Frame 1 (no input): blank canvas, image omitted
Frame 60 (no input): blank canvas, image omitted
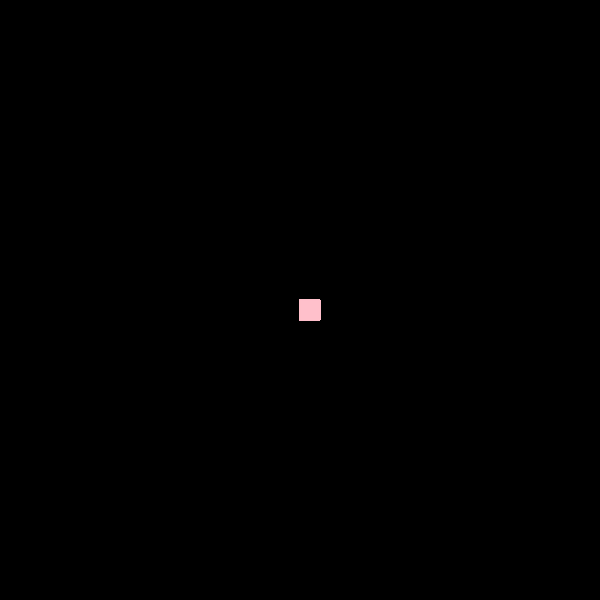
Frame 120 (the mouse pressed at the canvas centre since frame 60)

The p5.js sketch whose frames 1 and 60 were blank and that drew this single picture after the mouse press (run headless with seeded random() and noise() and a simulated clock; from frame 60 on, the mouse is pressed at the canvas centre):

// p5.js sketch
// ── sketch.js
function setup() {
    createCanvas(600, 600);
    background("black")
  }
  
  function draw() {
    stroke("pink")
    fill("pink")
    
    if(mouseIsPressed){
      rect(mouseX, mouseY, 20, 20);
    }
  }
